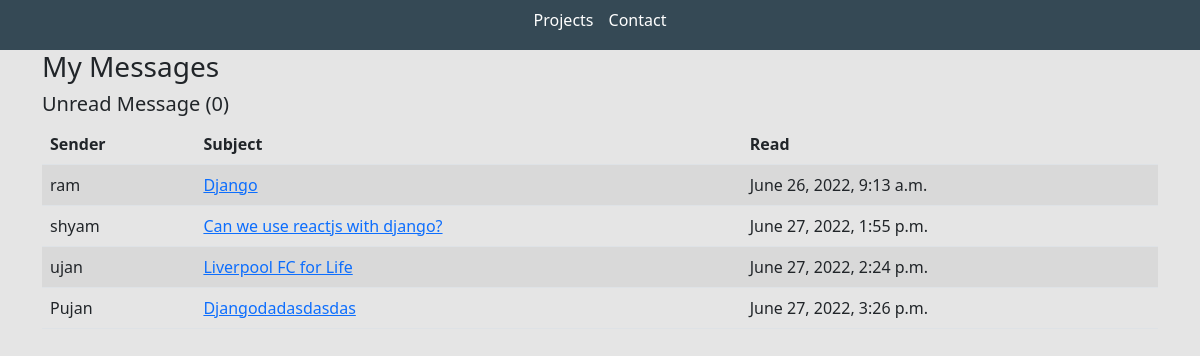
Before: /inbox/ with the older database file.
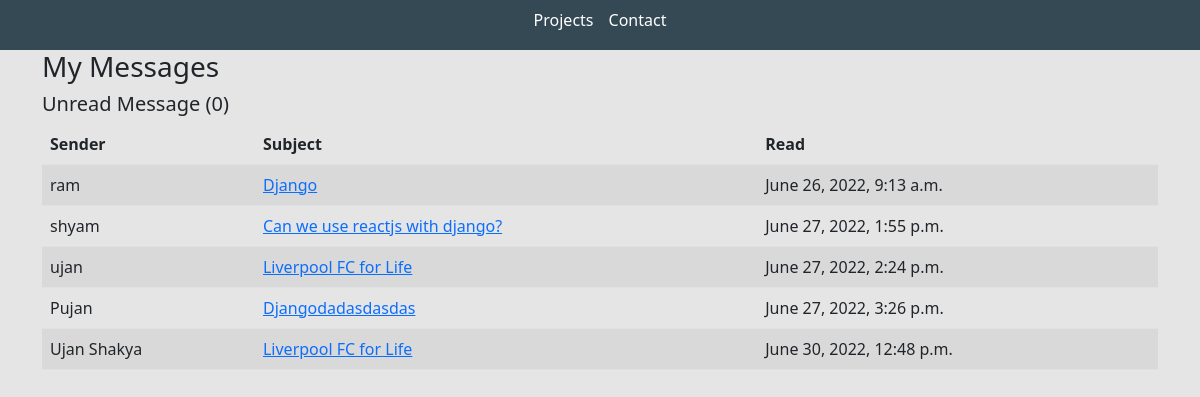
After: the same page with the newer database file.
### base/models.py (models this page shows, shortened)
class Message(models.Model):
    name = models.CharField(max_length=200, null=True)
    email = models.CharField(max_length=200, null=True)
    subject = models.CharField(max_length=200, null=True)
    body = models.TextField()
    is_read = models.BooleanField(default=False)
    created = models.DateTimeField(auto_now_add=True)
    id = models.UUIDField(
        primary_key=True,
        default=uuid.uuid4,
        unique=True,
        editable=False)

### base/views.py (the view)
# urls.py: path('inbox/', views.inboxPage, name='inbox'),
def inboxPage(request):
    inbox = Message.objects.all().order_by('is_read')
    unreadCount = Message.objects.filter(is_read=False).count()
    context = {'inbox': inbox, 'unreadCount': unreadCount}
    return render(request, 'base/inbox.html', context)

### base/templates/base/inbox.html
{% extends 'base/main.html' %}
{% load static %}
{% block content %}
<div class="container">
    <h3>My Messages</h3>
    <h5>Unread Message ({{unreadCount}})</h5>
    <table class="table table-striped">
        <thead>
            <tr>
                <th>Sender</th>
                <th>Subject</th>
                <th>Read</th>
            </tr>
        </thead>
        <tbody>
            {% for message in inbox %}
            {% if message.is_read %}
            <tr>
                {% else %}
            <tr style="font-weight: 900;">
                {% endif %}
                <td>{{message.name}}</td>
                <td><a href="{% url 'message' message.id%}">{{message.subject}}</a></td>
                <td>{{message.created}}</td>
            </tr>
            {% endfor %}
        </tbody>
    </table>
</div>
{% endblock content %}

Changed rows visible on the page:
added Message: name "Ujan Shakya", subject "Liverpool FC for Life", created "June 30, 2022, 12:48 p.m."
